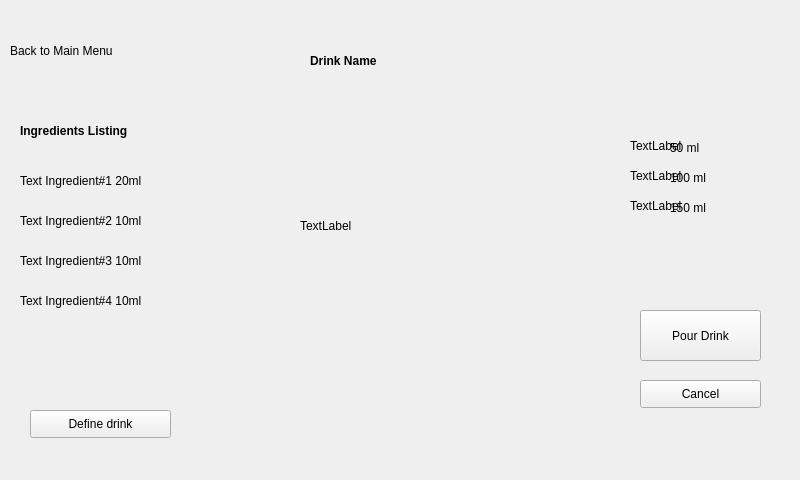
<?xml version="1.0" encoding="UTF-8"?>
<ui version="4.0">
 <class>Form</class>
 <widget class="QWidget" name="Form">
  <property name="geometry">
   <rect>
    <x>0</x>
    <y>0</y>
    <width>800</width>
    <height>480</height>
   </rect>
  </property>
  <property name="windowTitle">
   <string>Drink Pour</string>
  </property>
  <widget class="QPushButton" name="b1">
   <property name="geometry">
    <rect>
     <x>640</x>
     <y>310</y>
     <width>121</width>
     <height>51</height>
    </rect>
   </property>
   <property name="text">
    <string>Pour Drink</string>
   </property>
  </widget>
  <widget class="QPushButton" name="b2">
   <property name="geometry">
    <rect>
     <x>640</x>
     <y>380</y>
     <width>121</width>
     <height>28</height>
    </rect>
   </property>
   <property name="text">
    <string>Cancel</string>
   </property>
  </widget>
  <widget class="QPushButton" name="b3">
   <property name="geometry">
    <rect>
     <x>30</x>
     <y>410</y>
     <width>141</width>
     <height>28</height>
    </rect>
   </property>
   <property name="text">
    <string>Define drink</string>
   </property>
  </widget>
  <widget class="QLabel" name="lb1">
   <property name="geometry">
    <rect>
     <x>300</x>
     <y>120</y>
     <width>211</width>
     <height>211</height>
    </rect>
   </property>
   <property name="text">
    <string>TextLabel</string>
   </property>
  </widget>
  <widget class="QLabel" name="lb1_2">
   <property name="geometry">
    <rect>
     <x>20</x>
     <y>110</y>
     <width>151</width>
     <height>41</height>
    </rect>
   </property>
   <property name="font">
    <font>
     <weight>75</weight>
     <bold>true</bold>
    </font>
   </property>
   <property name="text">
    <string>Ingredients Listing</string>
   </property>
  </widget>
  <widget class="QLabel" name="il1">
   <property name="geometry">
    <rect>
     <x>20</x>
     <y>160</y>
     <width>181</width>
     <height>41</height>
    </rect>
   </property>
   <property name="text">
    <string>Text Ingredient#1 20ml</string>
   </property>
  </widget>
  <widget class="QLabel" name="il2">
   <property name="geometry">
    <rect>
     <x>20</x>
     <y>200</y>
     <width>181</width>
     <height>41</height>
    </rect>
   </property>
   <property name="text">
    <string>Text Ingredient#2 10ml</string>
   </property>
  </widget>
  <widget class="QLabel" name="il3">
   <property name="geometry">
    <rect>
     <x>20</x>
     <y>240</y>
     <width>181</width>
     <height>41</height>
    </rect>
   </property>
   <property name="text">
    <string>Text Ingredient#3 10ml</string>
   </property>
  </widget>
  <widget class="QLabel" name="il4">
   <property name="geometry">
    <rect>
     <x>20</x>
     <y>280</y>
     <width>171</width>
     <height>41</height>
    </rect>
   </property>
   <property name="text">
    <string>Text Ingredient#4 10ml</string>
   </property>
  </widget>
  <widget class="QLabel" name="dn">
   <property name="geometry">
    <rect>
     <x>310</x>
     <y>40</y>
     <width>151</width>
     <height>41</height>
    </rect>
   </property>
   <property name="font">
    <font>
     <pointsize>9</pointsize>
     <weight>75</weight>
     <bold>true</bold>
    </font>
   </property>
   <property name="text">
    <string>Drink Name</string>
   </property>
  </widget>
  <widget class="QLabel" name="bck">
   <property name="geometry">
    <rect>
     <x>10</x>
     <y>30</y>
     <width>131</width>
     <height>41</height>
    </rect>
   </property>
   <property name="text">
    <string>Back to Main Menu</string>
   </property>
  </widget>
  <widget class="QLabel" name="r1l">
   <property name="geometry">
    <rect>
     <x>670</x>
     <y>140</y>
     <width>55</width>
     <height>16</height>
    </rect>
   </property>
   <property name="font">
    <font>
     <pointsize>9</pointsize>
    </font>
   </property>
   <property name="text">
    <string>50 ml</string>
   </property>
  </widget>
  <widget class="QLabel" name="r2l">
   <property name="geometry">
    <rect>
     <x>670</x>
     <y>170</y>
     <width>55</width>
     <height>16</height>
    </rect>
   </property>
   <property name="font">
    <font>
     <pointsize>9</pointsize>
    </font>
   </property>
   <property name="text">
    <string>100 ml</string>
   </property>
  </widget>
  <widget class="QLabel" name="r3l">
   <property name="geometry">
    <rect>
     <x>670</x>
     <y>200</y>
     <width>55</width>
     <height>16</height>
    </rect>
   </property>
   <property name="font">
    <font>
     <pointsize>9</pointsize>
    </font>
   </property>
   <property name="text">
    <string>150 ml</string>
   </property>
  </widget>
  <widget class="QLabel" name="r1">
   <property name="geometry">
    <rect>
     <x>630</x>
     <y>130</y>
     <width>91</width>
     <height>31</height>
    </rect>
   </property>
   <property name="text">
    <string>TextLabel</string>
   </property>
  </widget>
  <widget class="QLabel" name="r2">
   <property name="geometry">
    <rect>
     <x>630</x>
     <y>160</y>
     <width>81</width>
     <height>31</height>
    </rect>
   </property>
   <property name="text">
    <string>TextLabel</string>
   </property>
  </widget>
  <widget class="QLabel" name="r3">
   <property name="geometry">
    <rect>
     <x>630</x>
     <y>190</y>
     <width>91</width>
     <height>31</height>
    </rect>
   </property>
   <property name="text">
    <string>TextLabel</string>
   </property>
  </widget>
 </widget>
 <resources/>
 <connections/>
</ui>
